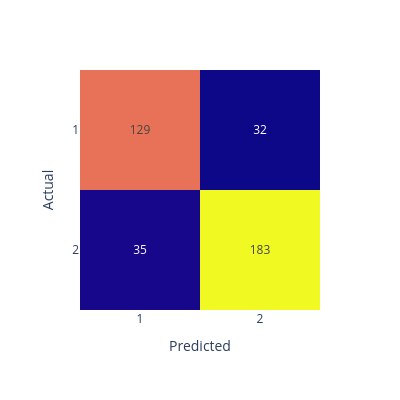

Notebook code cell kept with this figure:
### Code cell
import plotly.express as px

#Make predictions using the trained decision tree and validation set
y_pred, dt = myDT(x_train, y_train, x_test)

#Count the unique target values
y_c = np.unique(np.concatenate([y_test, y_pred]))

#Initializes an empty array to store the frequencies for the confusion matrix
confusion_matrix = np.zeros((len(y_c), len(y_c)))

#Stores the actual and predicted values in a 2d array, to make calculating the confusion matrix entries easier
ap = np.column_stack([y_test, y_pred])

#Iterates over the rows and columns of the confusion matrix
for actual in range(len(y_c)):
    for predicted in range(len(y_c)):
        #Each entry in the confusion matrix represents the number of entries of a given class that were predictted as the same/another class
        confusion_matrix[actual][predicted] = len(ap[(ap[:, 0] == y_c[actual]) & (ap[:, 1] == y_c[predicted])])

#Computes accuracy, precision, recall, and f1 from the confusion matrix
accuracy, precision, recall, f1 = compute_cm_metrics(confusion_matrix)
accuracy, precision, recall, f1

#Prints the accuracy and displays the confusion matrix array
print('Accuracy:', accuracy)
print('Precision:', precision)
print('Recall:', recall)
print('F1-Score:', f1)
print()

display(confusion_matrix)
print()

#Displays the confusion matrix using Plotly
fig = px.imshow(confusion_matrix, text_auto = True)
fig.update_layout(coloraxis_showscale=False, xaxis_title = 'Predicted', yaxis_title = 'Actual', height = 400, width = 400,
                 xaxis = dict(tickmode = 'array', tickvals = [i for i in range(len(y_c))], ticktext = [str(i+1) for i in range(len(y_c))]),
                 yaxis = dict(tickmode = 'array', tickvals = [i for i in range(len(y_c))], ticktext = [str(i+1) for i in range(len(y_c))]))
fig.show()

### Figure 1 — Plotly figure (JSON) as saved in the notebook; plotly's stock layout.template omitted (floating-point values rounded to 4 significant figures)
{"data": [{"coloraxis": "coloraxis", "hovertemplate": "x: %{x}<br>y: %{y}<br>color: %{z}<extra></extra>", "name": "0", "texttemplate": "%{z}", "type": "heatmap", "xaxis": "x", "yaxis": "y", "z": [[129, 32], [35, 183]]}], "layout": {"coloraxis": {"colorscale": [[0, "#0d0887"], [0.1111, "#46039f"], [0.2222, "#7201a8"], [0.3333, "#9c179e"], [0.4444, "#bd3786"], [0.5556, "#d8576b"], [0.6667, "#ed7953"], [0.7778, "#fb9f3a"], [0.8889, "#fdca26"], [1, "#f0f921"]], "showscale": false}, "height": 400, "margin": {"t": 60}, "width": 400, "xaxis": {"anchor": "y", "autorange": true, "constrain": "domain", "domain": [0, 1], "range": [-0.5, 1.5], "scaleanchor": "y", "tickmode": "array", "ticktext": ["1", "2"], "tickvals": [0, 1], "title": {"text": "Predicted"}}, "yaxis": {"anchor": "x", "autorange": true, "constrain": "domain", "domain": [0.03846, 0.9615], "range": [1.5, -0.5], "tickmode": "array", "ticktext": ["1", "2"], "tickvals": [0, 1], "title": {"text": "Actual"}}}}
